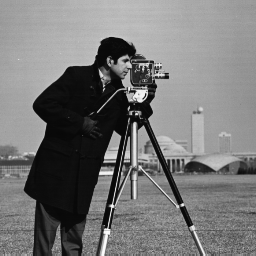
#> input picture image.png, 256 x 256 px
$ python odev2-resmiDaireselMaskeleme.py
#> lines starting #> are read from the running program, lines starting #| are printed output that depends on the picture
### masking.py
import numpy as np

def createCircularMask(h, w, center=None, radius=None):

    if center is None:  # use the middle of the image
        center = [int(w/2), int(h/2)]
    if radius is None:  # use the smallest distance between the center and image walls
        radius = min(center[0], center[1], w-center[0], h-center[1])

    y, x = np.ogrid[:h, :w]
    dist_from_center = np.sqrt((x - center[0])**2 + (y-center[1])**2)

    mask = dist_from_center <= radius
    return mask

### odev2-resmiDaireselMaskeleme.py
import matplotlib.pyplot as plt
from masking import createCircularMask

img = plt.imread("image.png")
#> img is the input picture: shape (256, 256) float32; min 0.0275, max 0.992, mean 0.466
h, w = img.shape[:2]
#> h = 256; w = 256
radius = h/4
#> radius = 64
mask = createCircularMask(h, w, radius=radius)
img[~mask] = 0
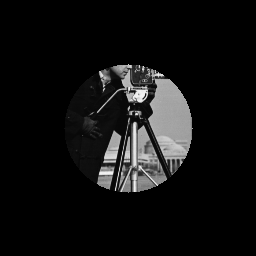
#> img: shape (256, 256) float32; min 0, max 0.957, mean 0.0662
plt.imsave("image2.png", img, cmap="gray")
